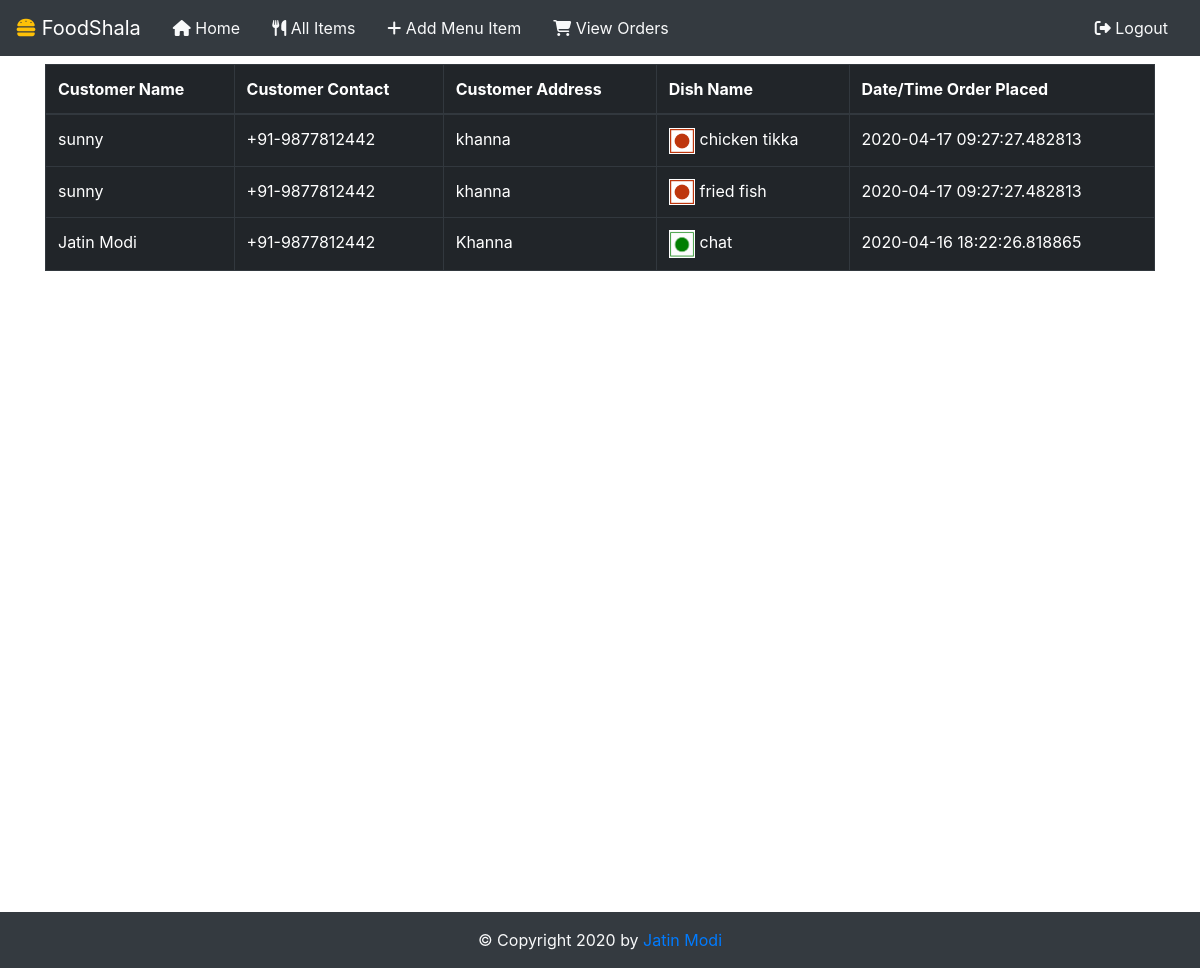
The page /totalorders (signed in) on the database its author committed.
### app.py (models this page shows)
class OrderHistory(db.Model):
	id = db.Column(db.Integer,primary_key=True)
	user = db.Column(db.String,ForeignKey('users.email'))
	itemId = db.Column(db.Integer,ForeignKey('items.id'))
	restaurantId = db.Column(db.Integer,ForeignKey('restaurants.id'))
	date = db.Column(db.DateTime,default=datetime.utcnow)

class Users(db.Model):
	__tablename__ = 'users'
	firstName = db.Column(db.String, nullable = False)
	lastName = db.Column(db.String)
	email = db.Column(db.String, primary_key = True)
	password = db.Column(db.String)
	mobile = db.Column(db.Integer)
	address = db.Column(db.String)
	veg = db.Column(db.Boolean)

class Items(db.Model):
	__tablename__ = 'items'
	restaurantId = db.Column(db.Integer,ForeignKey('restaurants.id'))
	restaurantName = db.Column(db.String)
	id = db.Column(db.Integer,primary_key=True)
	dishtype = db.Column(db.String)
	name = db.Column(db.String)
	price = db.Column(db.Float)
	veg = db.Column(db.Boolean)

### app.py (the view)
@app.route("/totalorders")
def totalOrders():
	if checkRestaurant():
		orders = OrderHistory.query.filter_by(restaurantId=session['restaurant']).order_by(desc(OrderHistory.date))
		total = []
		for x in orders:
			total.append((x,Users.query.filter_by(email=x.user).first(), Items.query.filter_by(id=x.itemId).first()))
		return render_template("totalOrders.html",orders=total)
	return redirect("/")

### app.py (called while the page is built)
def checkRestaurant():
	if 'restaurant' in session:
		return True
	return False

### templates/totalOrders.html (shortened to what this page needs)
{% include "restaurantHeader.html" %}
<div class="container mt-2" style="min-height: 100vh;position: relative;">
	{% if orders %}
	<table class="table table-dark table-hover table-bordered">
		<thead>
			<tr>
				<th>Customer Name</th>
				<th>Customer Contact</th>
				<th>Customer Address</th>
				<th>Dish Name</th>
				<th>Date/Time Order Placed</th>
			</tr>
		</thead>
		<tbody>
			{% for x in orders %}
			<tr>
				<td>{{ x[1].firstName }} {{ x[1].lastName }}</td>
				<td>+91-{{ x[1].mobile }}</td>
				<td>{{ x[1].address }}</td>
				<td>{% if x[2].veg %}
						<img style="width:2.6ch;padding: 1px;background-color: white" src="{{ 	url_for('static',filename='images/vegg.png') }}">
					{% endif %}
					{% if not x[2].veg %}
						<img style="width:2.6ch;padding: 1px;background-color: white" src="{{ url_for('static',filename='images/nonVeg.png') }}">
					{% endif %}
				{{ x[2].name }}</td>
				<td>{{ x[0].date }}</td>
			</tr>
			{% endfor %}
		</tbody>
	</table>
	{% endif %}
</div>
{% include "footer.html" %}

### rows shown on the page
OrderHistory: firstName "sunny", mobile "9877812442", address "khanna", name "chicken tikka", date "2020-04-17 09:27:27.482813"
OrderHistory: firstName "sunny", mobile "9877812442", address "khanna", name "fried fish", date "2020-04-17 09:27:27.482813"
OrderHistory: firstName "Jatin", lastName "Modi", mobile "9877812442", address "Khanna", name "chat", date "2020-04-16 18:22:26.818865"
